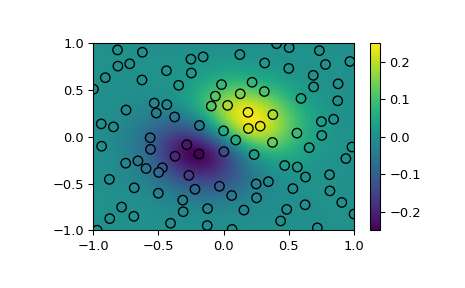

Generate this figure with Python:
# Demonstrate interpolating scattered data to a grid in 2-D.

import matplotlib.pyplot as plt
from scipy.interpolate import RBFInterpolator
from scipy.stats.qmc import Halton

rng = np.random.default_rng()
xobs = 2*Halton(2, seed=rng).random(100) - 1
yobs = np.sum(xobs, axis=1)*np.exp(-6*np.sum(xobs**2, axis=1))

xgrid = np.mgrid[-1:1:50j, -1:1:50j]
xflat = xgrid.reshape(2, -1).T
yflat = RBFInterpolator(xobs, yobs)(xflat)
ygrid = yflat.reshape(50, 50)

fig, ax = plt.subplots()
ax.pcolormesh(*xgrid, ygrid, vmin=-0.25, vmax=0.25, shading='gouraud')
p = ax.scatter(*xobs.T, c=yobs, s=50, ec='k', vmin=-0.25, vmax=0.25)
fig.colorbar(p)
plt.show()
